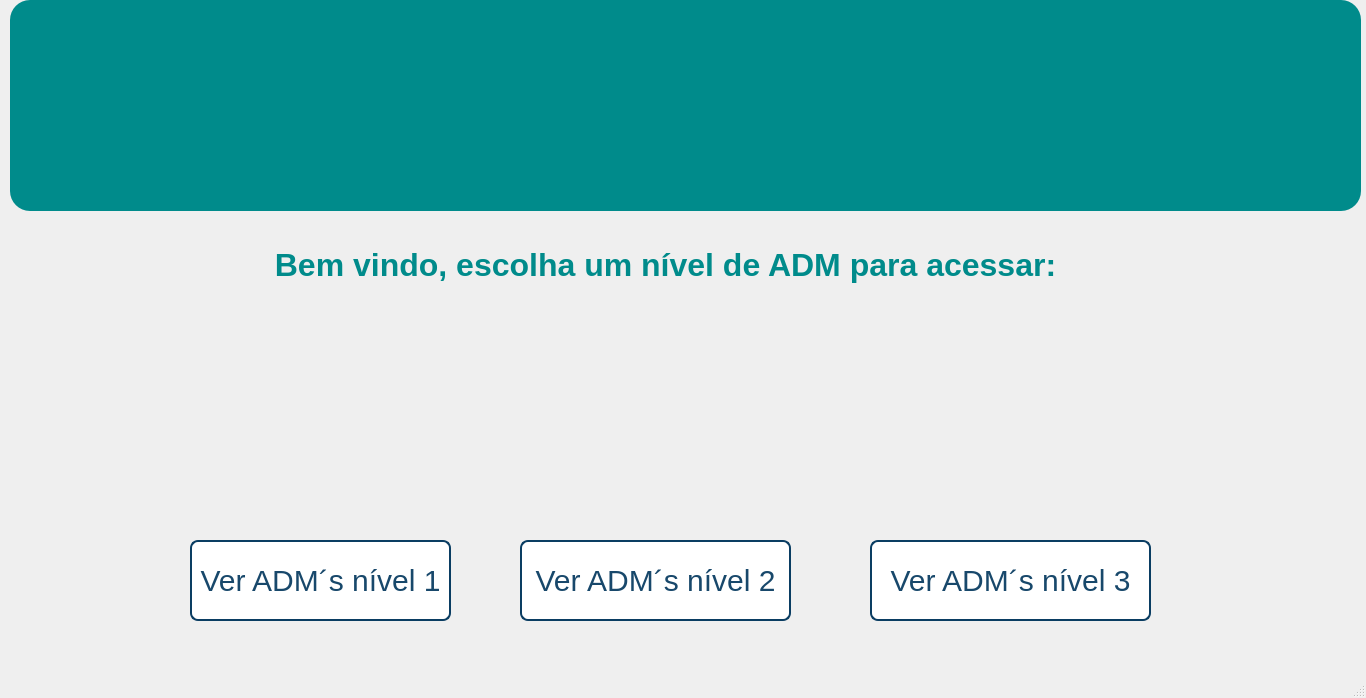
<?xml version="1.0" encoding="UTF-8"?>
<ui version="4.0">
 <class>MainWindow</class>
 <widget class="QMainWindow" name="MainWindow">
  <property name="geometry">
   <rect>
    <x>0</x>
    <y>0</y>
    <width>1366</width>
    <height>698</height>
   </rect>
  </property>
  <property name="windowTitle">
   <string>MainWindow</string>
  </property>
  <property name="autoFillBackground">
   <bool>true</bool>
  </property>
  <widget class="QWidget" name="centralwidget">
   <widget class="QLabel" name="label_2">
    <property name="geometry">
     <rect>
      <x>230</x>
      <y>230</y>
      <width>871</width>
      <height>71</height>
     </rect>
    </property>
    <property name="styleSheet">
     <string notr="true">color: #008b8b;</string>
    </property>
    <property name="text">
     <string>&lt;html&gt;&lt;head/&gt;&lt;body&gt;&lt;p align=&quot;center&quot;&gt;&lt;span style=&quot; font-size:24pt; font-weight:600;&quot;&gt;Bem vindo, escolha um nível de ADM para acessar:&lt;/span&gt;&lt;/p&gt;&lt;/body&gt;&lt;/html&gt;</string>
    </property>
   </widget>
   <widget class="QLabel" name="lbl_icon2">
    <property name="geometry">
     <rect>
      <x>250</x>
      <y>360</y>
      <width>171</width>
      <height>161</height>
     </rect>
    </property>
    <property name="text">
     <string/>
    </property>
    <property name="pixmap">
     <pixmap>../Front2/icone/Icone (13).png</pixmap>
    </property>
    <property name="scaledContents">
     <bool>true</bool>
    </property>
   </widget>
   <widget class="QPushButton" name="Btn_Adm1">
    <property name="geometry">
     <rect>
      <x>190</x>
      <y>540</y>
      <width>261</width>
      <height>81</height>
     </rect>
    </property>
    <property name="styleSheet">
     <string notr="true">QPushButton {
    background-color: white;
    color: #18486b;  /* Azul escuro */
    border: 2px solid #0A3D62;
    border-radius: 8px;
    font-family: 'Baloo Tammudu 2';
    font-size: 30px;
}

QPushButton:hover {
    background-color: #0A3D62;
    color: white;
}

QPushButton:pressed {
    background-color: #05445E;  /* Azul mais escuro no clique */
}</string>
    </property>
    <property name="text">
     <string>Ver ADM´s nível 1</string>
    </property>
   </widget>
   <widget class="QLabel" name="lbl_icon3">
    <property name="geometry">
     <rect>
      <x>570</x>
      <y>360</y>
      <width>181</width>
      <height>161</height>
     </rect>
    </property>
    <property name="text">
     <string/>
    </property>
    <property name="pixmap">
     <pixmap>../Front2/icone/Icone (14).png</pixmap>
    </property>
    <property name="scaledContents">
     <bool>true</bool>
    </property>
   </widget>
   <widget class="QPushButton" name="Btn_Adm3">
    <property name="geometry">
     <rect>
      <x>870</x>
      <y>540</y>
      <width>281</width>
      <height>81</height>
     </rect>
    </property>
    <property name="styleSheet">
     <string notr="true">QPushButton {
    background-color: white;
    color: #18486b;  /* Azul escuro */
    border: 2px solid #0A3D62;
    border-radius: 8px;
    font-family: 'Baloo Tammudu 2';
    font-size: 30px;
}

QPushButton:hover {
    background-color: #0A3D62;
    color: white;
}

QPushButton:pressed {
    background-color: #05445E;  /* Azul mais escuro no clique */
}</string>
    </property>
    <property name="text">
     <string>Ver ADM´s nível 3</string>
    </property>
   </widget>
   <widget class="QLabel" name="lbl_icon4">
    <property name="geometry">
     <rect>
      <x>930</x>
      <y>360</y>
      <width>171</width>
      <height>151</height>
     </rect>
    </property>
    <property name="text">
     <string/>
    </property>
    <property name="pixmap">
     <pixmap>../Front2/icone/icone (15).png</pixmap>
    </property>
    <property name="scaledContents">
     <bool>true</bool>
    </property>
   </widget>
   <widget class="QPushButton" name="Btn_Adm2">
    <property name="geometry">
     <rect>
      <x>520</x>
      <y>540</y>
      <width>271</width>
      <height>81</height>
     </rect>
    </property>
    <property name="styleSheet">
     <string notr="true">QPushButton {
    background-color: white;
    color: #18486b;  /* Azul escuro */
    border: 2px solid #0A3D62;
    border-radius: 8px;
    font-family: 'Baloo Tammudu 2';
    font-size: 30px;
}

QPushButton:hover {
    background-color: #0A3D62;
    color: white;
}

QPushButton:pressed {
    background-color: #05445E;  /* Azul mais escuro no clique */
}</string>
    </property>
    <property name="text">
     <string>Ver ADM´s nível 2</string>
    </property>
   </widget>
   <widget class="QFrame" name="frame_3">
    <property name="geometry">
     <rect>
      <x>10</x>
      <y>0</y>
      <width>1351</width>
      <height>211</height>
     </rect>
    </property>
    <property name="styleSheet">
     <string notr="true">	QFrame {
    background-color: qlineargradient(spread:pad, x1:0, y1:0, x2:1, y2:0, stop:0 rgb(0, 139, 139), stop:1 rgba(0, 139, 139));
    border: none; /* Sem borda */
    border-radius: 20px; /* Borda arredondada */
}</string>
    </property>
    <property name="frameShape">
     <enum>QFrame::StyledPanel</enum>
    </property>
    <property name="frameShadow">
     <enum>QFrame::Raised</enum>
    </property>
    <widget class="QLabel" name="lbl_icon1">
     <property name="geometry">
      <rect>
       <x>480</x>
       <y>0</y>
       <width>481</width>
       <height>201</height>
      </rect>
     </property>
     <property name="text">
      <string/>
     </property>
     <property name="pixmap">
      <pixmap>../Front2/icone/logo 1.png</pixmap>
     </property>
     <property name="scaledContents">
      <bool>true</bool>
     </property>
    </widget>
   </widget>
  </widget>
  <widget class="QMenuBar" name="menubar">
   <property name="geometry">
    <rect>
     <x>0</x>
     <y>0</y>
     <width>1366</width>
     <height>21</height>
    </rect>
   </property>
  </widget>
  <widget class="QStatusBar" name="statusbar"/>
 </widget>
 <resources>
  <include location="icone/icons.qrc"/>
 </resources>
 <connections/>
</ui>
